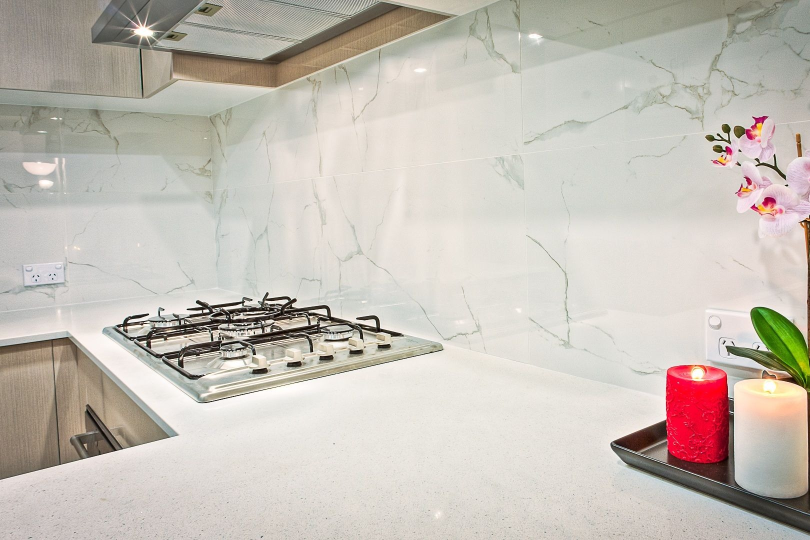
#> input picture Topcat-Worktops-main/Website Demo/assets/site/service-splash-marble.jpg, 1620 x 1080 px, found by its file name (shown at 1/2 size)
$ python cut_splash_hob.py
#> lines starting #> are read from the running program, lines starting #| are printed output that depends on the picture
#!/usr/bin/env python3
"""D296 — re-crop the splashback hero so the AUSTRALIAN sockets leave the frame.

The client, on the audit: "crop the splashback's image slightly so that the plugs are
out of the way." The photograph carried two non-UK sockets on OPPOSITE edges — left wall
at x 45-120, right of the orchid at x 1395-1540 — so no single-side crop reaches both.

⛔ THE CROP IS NOT "SLIGHT" AND COULD NOT BE. Clearing both edges means 130 off the left
and 290 off the right; the orchid, candles and tray go with the right edge, and the
bottom comes up 220 to drop the tray's corner, which was the one stray shape left in
frame. What remains is the subject the page actually sells: a vein-matched marble
splashback running behind a hob, uncluttered.

⭐ NEW PREFIX, NOT NEW BYTES UNDER THE OLD ONE (D241) — `service-splash-hob-*`. Slab
tiles rely on a hand-bumped stamp (D276); this one gets a clean URL instead, so no
browser and no host cache anywhere can serve the socketed picture back.
⚠️ The ladder tops out at 1200, the crop's own width. The pipeline never upscales.
⛔ `service-splash-marble.*` is KEPT ON DISK — it is the uncropped original.
"""
from PIL import Image

SRC = "assets/site/service-splash-marble.jpg"   # 1620x1080, the uncropped original
BOX = (130, 100, 1330, 860)                     # 1200x760, aspect 1.579
OUT = "assets/site/service-splash-hob"

im = Image.open(SRC).crop(BOX)
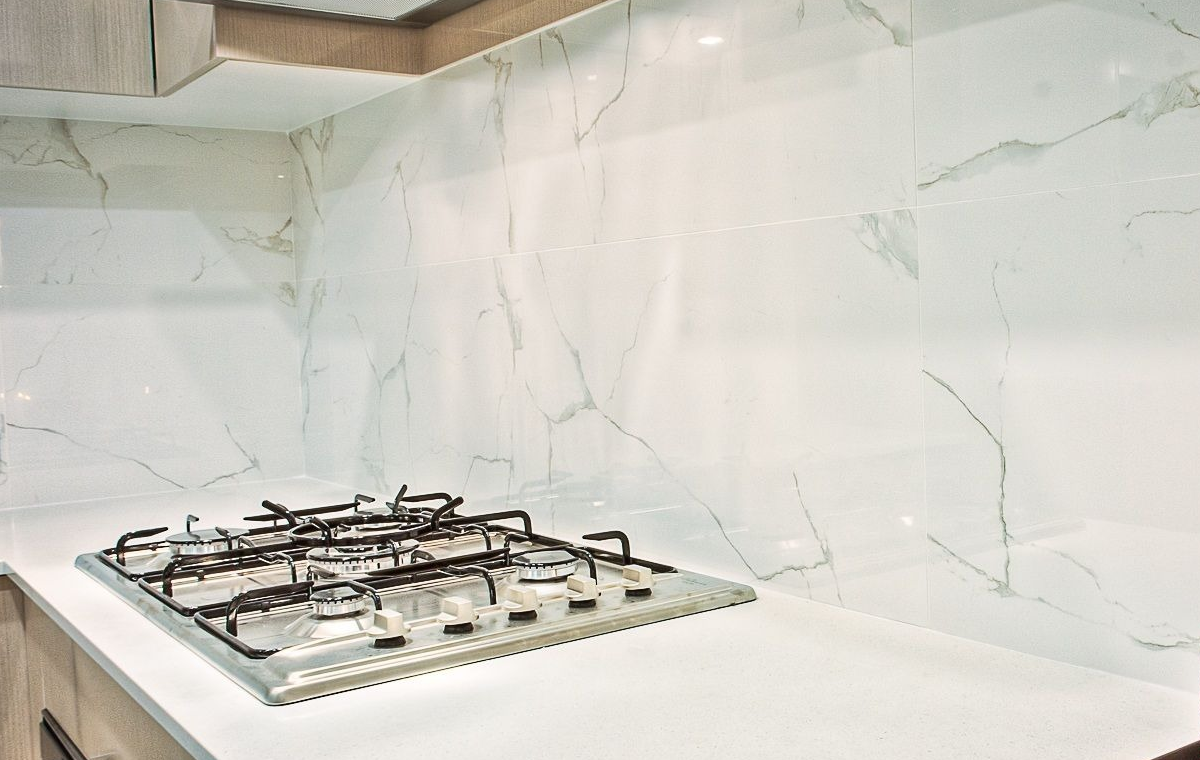
#> im: PIL image 1200x760 RGB; mean R, G, B 207.4, 204.7, 196.2
im.save(OUT + ".jpg", "JPEG", quality=92, optimize=True, progressive=True)
for w in (1200, 880):
    h = round(im.height * w / im.width)
    im.resize((w, h), Image.LANCZOS).save(
        f"{OUT}-{w}.webp", "WEBP", quality=85, method=6)
    print(f"{OUT}-{w}.webp  {w}x{h}")
